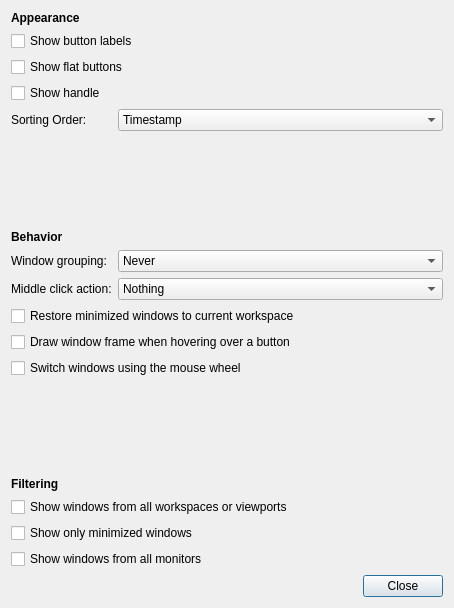
<?xml version="1.0" encoding="UTF-8"?>
<ui version="4.0" connectslotsbyname="false">
 <class>window_buttons</class>
 <widget class="QDialog" name="window_buttons">
  <property name="geometry">
   <rect>
    <x>0</x>
    <y>0</y>
    <width>454</width>
    <height>608</height>
   </rect>
  </property>
  <property name="windowTitle">
   <string>Window Buttons</string>
  </property>
  <property name="windowIcon">
   <iconset theme="mx-tweak">
    <normaloff>.</normaloff>.</iconset>
  </property>
  <layout class="QGridLayout" name="gridLayout_2">
   <item row="0" column="0">
    <layout class="QVBoxLayout" name="verticalLayout">
     <item>
      <layout class="QFormLayout" name="formLayout">
       <item row="0" column="0">
        <widget class="QLabel" name="label_6">
         <property name="text">
          <string>&lt;html&gt;&lt;head/&gt;&lt;body&gt;&lt;p&gt;&lt;span style=&quot; font-weight:600;&quot;&gt;Appearance&lt;/span&gt;&lt;/p&gt;&lt;/body&gt;&lt;/html&gt;</string>
         </property>
        </widget>
       </item>
       <item row="1" column="0" colspan="2">
        <widget class="QCheckBox" name="checkButtonLabels">
         <property name="text">
          <string>Show button labels</string>
         </property>
        </widget>
       </item>
       <item row="2" column="0" colspan="2">
        <widget class="QCheckBox" name="checkShowFlatButtons">
         <property name="text">
          <string>Show flat buttons</string>
         </property>
        </widget>
       </item>
       <item row="3" column="0">
        <widget class="QCheckBox" name="checkShowHandle">
         <property name="text">
          <string>Show handle</string>
         </property>
        </widget>
       </item>
       <item row="4" column="0">
        <widget class="QLabel" name="label">
         <property name="text">
          <string>Sorting Order:</string>
         </property>
        </widget>
       </item>
       <item row="4" column="1">
        <widget class="QComboBox" name="comboSortingOrder">
         <item>
          <property name="text">
           <string>Timestamp</string>
          </property>
         </item>
         <item>
          <property name="text">
           <string>Group title and timestamp</string>
          </property>
         </item>
         <item>
          <property name="text">
           <string>Window Title</string>
          </property>
         </item>
         <item>
          <property name="text">
           <string>Group title and window title</string>
          </property>
         </item>
         <item>
          <property name="text">
           <string>None, allow drag-and-drop</string>
          </property>
         </item>
        </widget>
       </item>
       <item row="6" column="0">
        <widget class="QLabel" name="label_2">
         <property name="text">
          <string>&lt;html&gt;&lt;head/&gt;&lt;body&gt;&lt;p&gt;&lt;span style=&quot; font-weight:600;&quot;&gt;Behavior&lt;/span&gt;&lt;/p&gt;&lt;/body&gt;&lt;/html&gt;</string>
         </property>
        </widget>
       </item>
       <item row="7" column="0">
        <widget class="QLabel" name="label_3">
         <property name="text">
          <string>Window grouping:</string>
         </property>
        </widget>
       </item>
       <item row="7" column="1">
        <widget class="QComboBox" name="comboWindowGrouping">
         <item>
          <property name="text">
           <string>Never</string>
          </property>
         </item>
         <item>
          <property name="text">
           <string>Always</string>
          </property>
         </item>
        </widget>
       </item>
       <item row="8" column="0">
        <widget class="QLabel" name="label_4">
         <property name="text">
          <string>Middle click action:</string>
         </property>
        </widget>
       </item>
       <item row="8" column="1">
        <widget class="QComboBox" name="comboMiddleClickAction">
         <item>
          <property name="text">
           <string>Nothing</string>
          </property>
         </item>
         <item>
          <property name="text">
           <string>Close window</string>
          </property>
         </item>
         <item>
          <property name="text">
           <string>Minimize window</string>
          </property>
         </item>
        </widget>
       </item>
       <item row="9" column="0" colspan="2">
        <widget class="QCheckBox" name="checkRestoreMinWindows">
         <property name="text">
          <string>Restore minimized windows to current workspace</string>
         </property>
        </widget>
       </item>
       <item row="10" column="0" colspan="2">
        <widget class="QCheckBox" name="checkDrawFrames">
         <property name="text">
          <string>Draw window frame when hovering over a button</string>
         </property>
        </widget>
       </item>
       <item row="11" column="0" colspan="2">
        <widget class="QCheckBox" name="checkSwitchWindowsMouseWheel">
         <property name="text">
          <string>Switch windows using the mouse wheel</string>
         </property>
        </widget>
       </item>
       <item row="13" column="0">
        <widget class="QLabel" name="label_5">
         <property name="text">
          <string>&lt;html&gt;&lt;head/&gt;&lt;body&gt;&lt;p&gt;&lt;span style=&quot; font-weight:600;&quot;&gt;Filtering&lt;/span&gt;&lt;/p&gt;&lt;/body&gt;&lt;/html&gt;</string>
         </property>
        </widget>
       </item>
       <item row="14" column="0" colspan="2">
        <widget class="QCheckBox" name="checkWindowsAllWorkspaces">
         <property name="text">
          <string>Show windows from all workspaces or viewports</string>
         </property>
        </widget>
       </item>
       <item row="15" column="0" colspan="2">
        <widget class="QCheckBox" name="checkOnlyMinWindows">
         <property name="text">
          <string>Show only minimized windows</string>
         </property>
        </widget>
       </item>
       <item row="16" column="0" colspan="2">
        <widget class="QCheckBox" name="checkWindowsAllMonitors">
         <property name="text">
          <string>Show windows from all monitors</string>
         </property>
        </widget>
       </item>
       <item row="5" column="0">
        <spacer name="verticalSpacer">
         <property name="orientation">
          <enum>Qt::Vertical</enum>
         </property>
         <property name="sizeHint" stdset="0">
          <size>
           <width>20</width>
           <height>40</height>
          </size>
         </property>
        </spacer>
       </item>
       <item row="12" column="0">
        <spacer name="verticalSpacer_2">
         <property name="orientation">
          <enum>Qt::Vertical</enum>
         </property>
         <property name="sizeHint" stdset="0">
          <size>
           <width>20</width>
           <height>40</height>
          </size>
         </property>
        </spacer>
       </item>
      </layout>
     </item>
     <item>
      <layout class="QGridLayout" name="gridLayout">
       <item row="0" column="0">
        <spacer name="horizontalSpacer">
         <property name="orientation">
          <enum>Qt::Horizontal</enum>
         </property>
         <property name="sizeHint" stdset="0">
          <size>
           <width>328</width>
           <height>20</height>
          </size>
         </property>
        </spacer>
       </item>
       <item row="0" column="1">
        <widget class="QPushButton" name="pushClose">
         <property name="text">
          <string>Close</string>
         </property>
         <property name="icon">
          <iconset theme="window-close">
           <normaloff>.</normaloff>.</iconset>
         </property>
        </widget>
       </item>
      </layout>
     </item>
    </layout>
   </item>
  </layout>
 </widget>
 <resources/>
 <connections/>
</ui>
